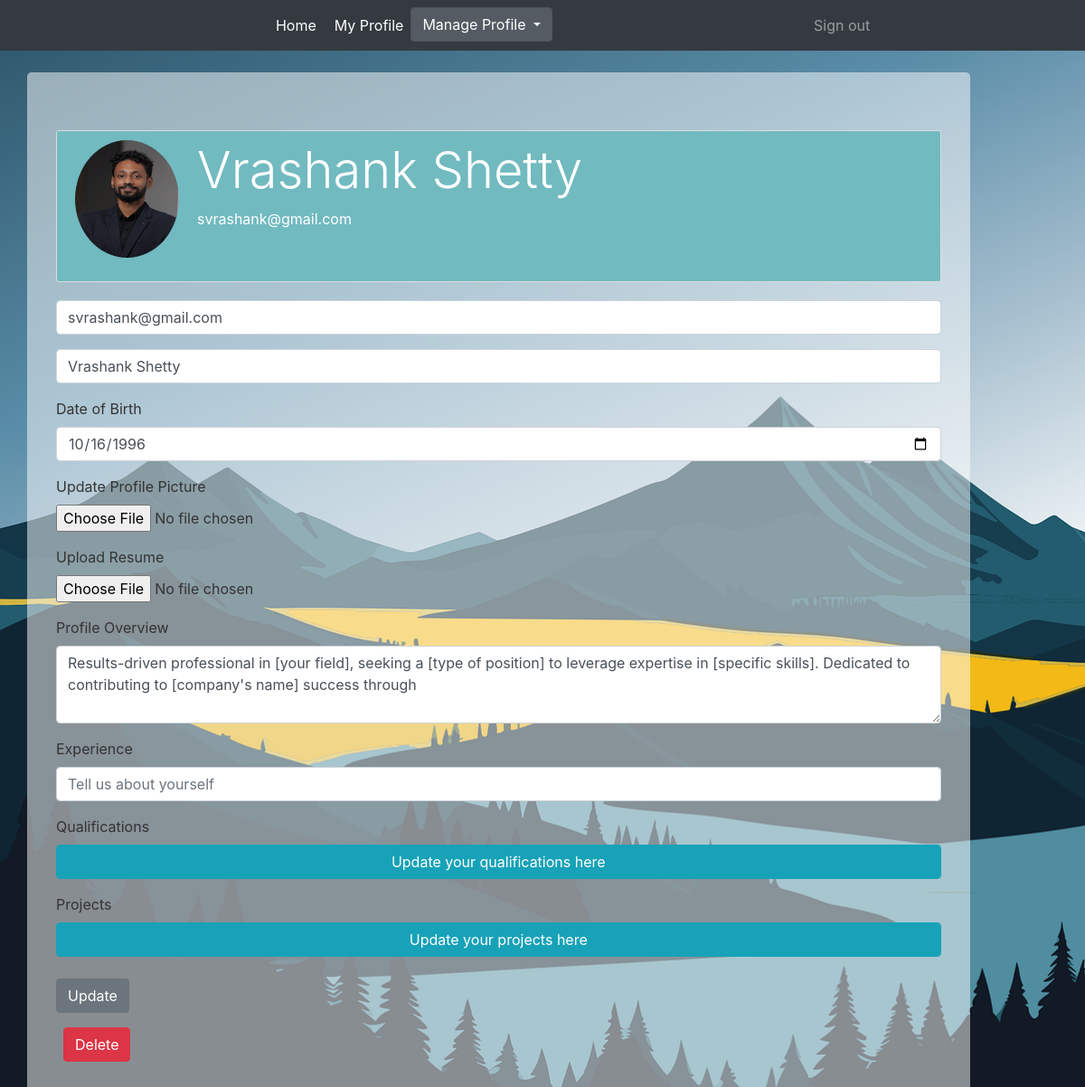
Before: /editprofile (signed in) with the older database file.
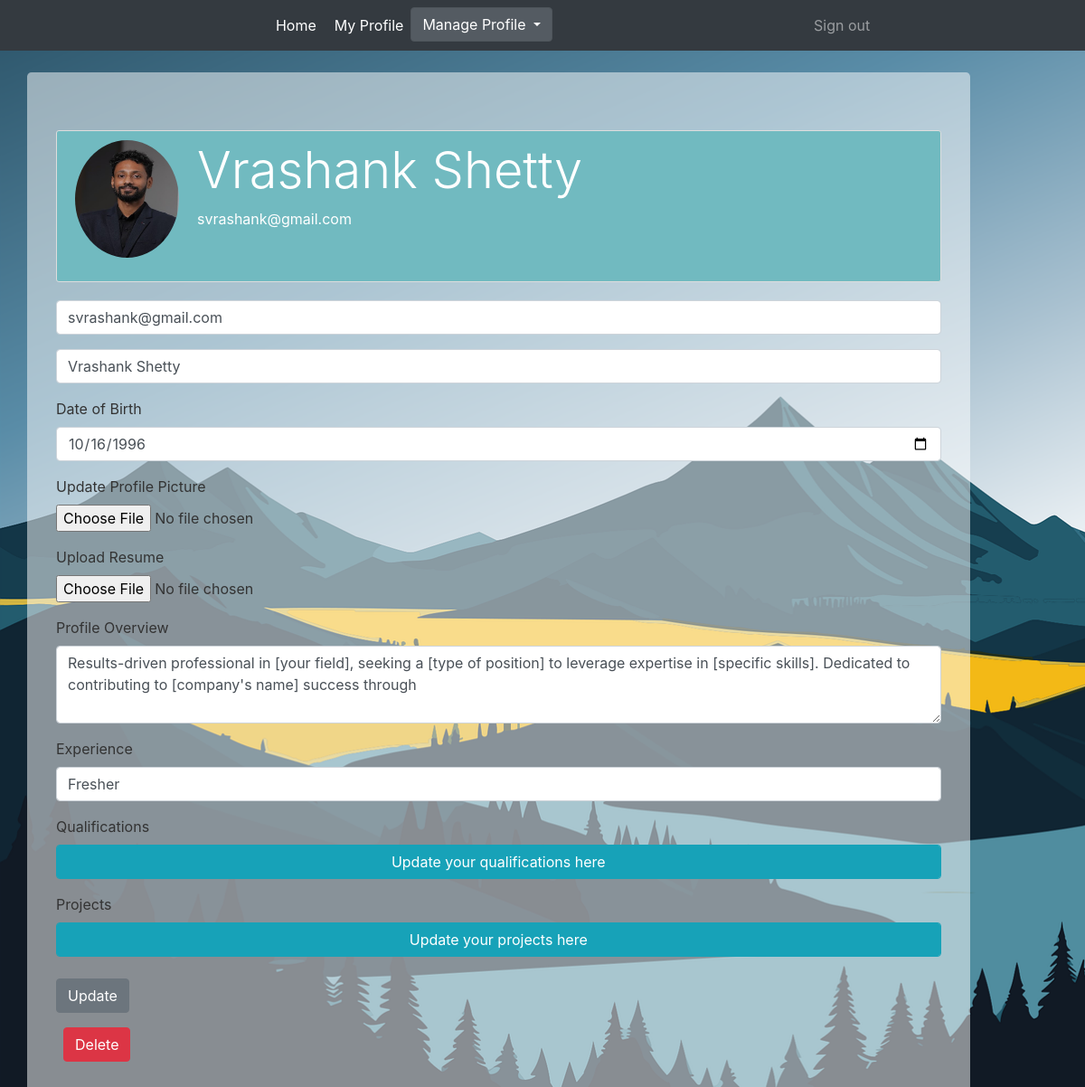
After: the same page with the newer database file.
### Portfolio/models.py (models this page shows, shortened)
class User(db.Model,UserMixin):
    id = db.Column(db.Integer,primary_key = True)
    username = db.Column(db.String(20),unique=True,nullable=False)
    email = db.Column(db.String(120),unique=True,nullable=False)
    image_file = db.Column(db.String(20),nullable=False,default='default.png')
    password = db.Column(db.String(60),nullable=False)
    DOB = db.Column(db.Date)
    resume = db.Column(db.String(20))
    profile_overview = db.Column(db.Text)
    experience = db.Column(db.Text)
    project = db.relationship('Project',backref='author',lazy=True)
    skill = db.relationship("Skills",backref='author',lazy=True)
    qualification = db.relationship("Qualifications",backref='author',lazy=True)

### Portfolio/routes.py (the view)
@app.route("/editprofile",methods=['GET','POST'])
@login_required
def editprofile():
    form = EditProfile()
    image_file = url_for('static',filename='profile_pics/' + current_user.image_file)
    if form.validate_on_submit():
        if form.picture.data:
            picture_file = save_picture(form.picture.data)
            current_user.image_file = picture_file
        if form.dob.data:
            if form.dob.data != current_user.DOB:
                current_user.DOB = form.dob.data
        if form.resume.data :
            resume_file = save_resume(form.resume.data)
            current_user.resume = resume_file
        if form.profile_overview.data :
            if form.profile_overview.data != current_user.profile_overview:
                current_user.profile_overview =form.profile_overview.data
        if form.experience.data :
            if form.experience.data != current_user.experience:
                current_user.experience = form.experience.data
        current_user.email = form.email.data
        current_user.username = form.username.data
        db.session.commit()
        flash("Your Profile has been updated!!",'success')
        return redirect(url_for('editprofile'))
    elif request.method == 'GET':
        form.username.data = current_user.username
        form.email.data = current_user.email
        form.dob.data = current_user.DOB
        form.profile_overview.data = current_user.profile_overview
        form.experience.data = current_user.experience
    return render_template('editprofile.html',image_file=image_file,title='Edit profile',form = form)

### Portfolio/forms.py (shortened to what this page needs)
class EditProfile(FlaskForm):
    username = StringField('Username',validators=[DataRequired(),Length(min=2,max=20)])
    email = EmailField('Email',validators=[DataRequired()])
    picture = FileField("Update Profile Picture",validators=[FileAllowed(['jpg','png'])])
    profile_overview = TextAreaField("Profile Overview",validators=[Length(min=0,max=180)],render_kw={'rows': 3})
    skill = StringField("Skill")
    experience = StringField("Experience")
    projects = StringField("Projects")
    dob = DateField("Date of Birth")
    resume = FileField("Upload Resume",validators=[FileAllowed(['pdf'])])
    qualification = TextAreaField("Qualifications")
    update = SubmitField('Update')

### Portfolio/models.py (called while the page is built)
@login_manager.user_loader
def load_user(user_id):
    return User.query.get(int(user_id))

### Portfolio/templates/editprofile.html (shortened to what this page needs)
{% extends 'layouts_profile.html' %}
{% block content %}
<div class="jumbotron">
  <div class="content-section" style ="background-color: rgb(113, 186, 192);">
    <div class="media">
        <img src="{{ image_file }}" class="rounded-circle account-img">
        <div class="media-body">
            <h2 class="display-4 text-white">{{ current_user.username }}</h2>
            <p class="text-white">{{ current_user.email }}</p>
        </div>
    </div>
</div>
  <form method="POST" enctype="multipart/form-data">
    <div class = 'form-group'>
      {% if form.email.errors %}
        {{ form.email(class='form-control is-invalid',placeholder="Email") }}
        <div class="invalid-feedback" id="flash-messages">
          {% for error in form.email.errors %}
            <span>{{ error }}</span>
          {% endfor %}
        </div>
      {% else %}
        {{ form.email(class='form-control',placeholder="Email") }}
      {% endif %}
    </div>
    <div class = 'form-group'>
      {% if form.username.errors %}
        {{ form.username(class='form-control is-invalid',placeholder="Username") }}
        <div class="invalid-feedback" id="flash-messages">
          {% for error in form.username.errors %}
            <span>{{ error }}</span>
          {% endfor %}
        </div>
      {% else %}
        {{ form.username(class='form-control',placeholder="Username") }}
      {% endif %}
    </div>
    <div class = 'form-group'>
      {{ form.dob.label(class='form-control-label') }}
      {% if form.dob.errors %}
        {{ form.dob(class='form-control is-invalid') }}
        <div class="invalid-feedback" id="flash-messages">
          {% for error in form.dob.errors %}
            <span>{{ error }}</span>
          {% endfor %}
        </div>
      {% else %}
        {{ form.dob(class='form-control form-floating') }}
      {% endif %}
    </div>
    <div class = 'form-group'>
      {{ form.picture.label() }}
      {{ form.picture(class='form-control-file',id='formFile')}}
    </div>
    <div class = 'form-group'>
      {{ form.resume.label() }}
      {{ form.resume(class='form-control-file',id='formFile')}}
    </div>
    <div class = 'form-group'>
      {{ form.profile_overview.label(class='form-control-label') }}
      {% if form.profile_overview.errors %}
        {{ form.profile_overview(class='form-control is-invalid',placeholder="Tell us about yourself") }}
        <div class="invalid-feedback" id="flash-messages">
          {% for error in form.profile_overview.errors %}
            <span>{{ error }}</span>
          {% endfor %}
        </div>
      {% else %}
        {{ form.profile_overview(class='form-control form-floating',placeholder="Tell us about yourself") }}
      {% endif %}
    </div>
    <div class = 'form-group'>
      {{ form.experience.label(class='form-control-label') }}
      {% if form.experience.errors %}
        {{ form.experience(class='form-control is-invalid',placeholder="Tell us about yourself") }}
        <div class="invalid-feedback" id="flash-messages">
          {% for error in form.experience.errors %}
            <span>{{ error }}</span>
          {% endfor %}
        </div>
      {% else %}
        {{ form.experience(class='form-control form-floating',placeholder="Tell us about yourself") }}
      {% endif %}
    </div>
    <div class = 'form-group'>
      {{ form.qualification.label(class='form-control-label') }}
      <a type="button" class="form-control btn btn-info" href="{{url_for('qualifications')}}">Update your qualifications here</a>
    </div>
    <div class="form-group">
      {{ form.projects.label(class='form-control-label') }}
      <a type="button" class="form-control btn btn-info" href="{{url_for('projects')}}">Update your projects here</a>
    </div>
    <div class="form-group " >
      {{ form.update(class="btn btn-secondary mt-2") }}
    </div>
    <button type="button" class="btn btn-danger ml-2" data-toggle="modal" data-target="#deleteModal">
      Delete
    </button>
  </div>
</div>
{% endblock content %}

Changed rows visible on the page:
changed User "Vrashank Shetty": experience (not shown) → "Fresher"
